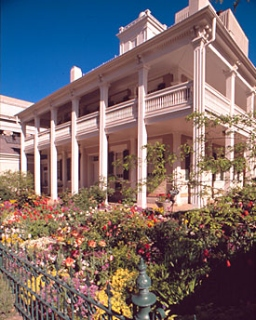
%> input picture color_constancy/awb.jpg, 256 x 320 px
$ octave AWB.m   (GNU Octave 9; MATLAB toolbox functions it lacks are replaced by stand-ins)
%> lines starting %> are read from the running program, lines starting %| are printed output that depends on the picture
% Color Constancy -- Grey-World Algorithm

% clear figures and command window
clear
clc
close all

% read image
awb_img = imread('awb.jpg');
%> awb_img is the input picture: size 320x256x3 uint8; mean R, G, B 121.2, 107.4, 109.3

% transform to w x h x 3 matrix with pixel values
awb_matrix = im2double(awb_img);

% select R, G, and B matrices (one color channel per matrix)
R = awb_matrix(:, :, 1);
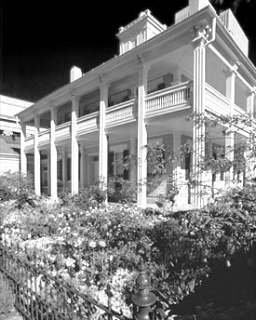
%> R: size 320x256 double; min 0, max 1, mean 0.475
G = awb_matrix(:, :, 2);
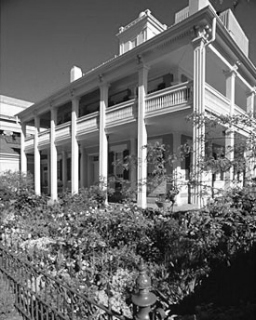
%> G: size 320x256 double; min 0, max 1, mean 0.421
B = awb_matrix(:, :, 3);
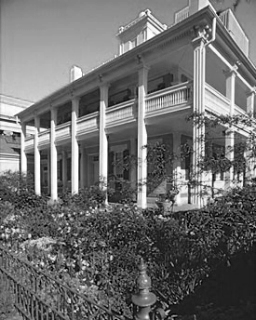
%> B: size 320x256 double; min 0, max 1, mean 0.429

% calculate mean of R, G, and B channel
R_mean = mean(mean(R));
%> R_mean = 0.475
G_mean = mean(mean(G));
%> G_mean = 0.421
B_mean = mean(mean(B));
%> B_mean = 0.429

% calculate normalization factors
R_norm = 0.5 ./ R_mean;
%> R_norm = 1.05
G_norm = 0.5 ./ G_mean;
%> G_norm = 1.19
K_norm = 0.5 ./ B_mean;
%> K_norm = 1.17

% normalize each color channel to create the corrected image
corrected_img(:, :, 1) = R_norm * double(R);
corrected_img(:, :, 2) = G_norm * double(G);
corrected_img(:, :, 3) = K_norm * double(B);
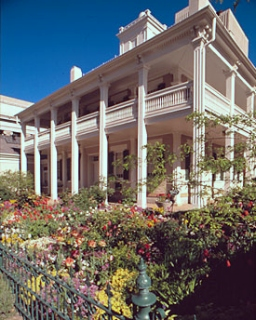
%> corrected_img: size 320x256x3 double; mean R, G, B 0.5, 0.5, 0.5; drawn with min black and max white

% save reconstructed image as .png
%imwrite(corrected_img, 'norm_awb.jpg')

% create the subplots
figure;
h    = [];
h(1) = subplot(2, 2, 1);
h(2) = subplot(2, 2, 2);

% add images to figure
image(awb_img, 'Parent', h(1));
image(corrected_img, 'Parent', h(2));
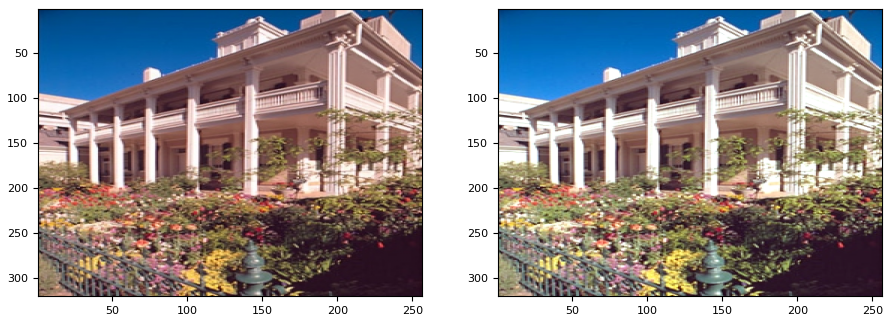
%> figure redrawn from the program's plot data, 2 panels

$ run again, with color_constancy/grass.jpg copied over color_constancy/awb.jpg
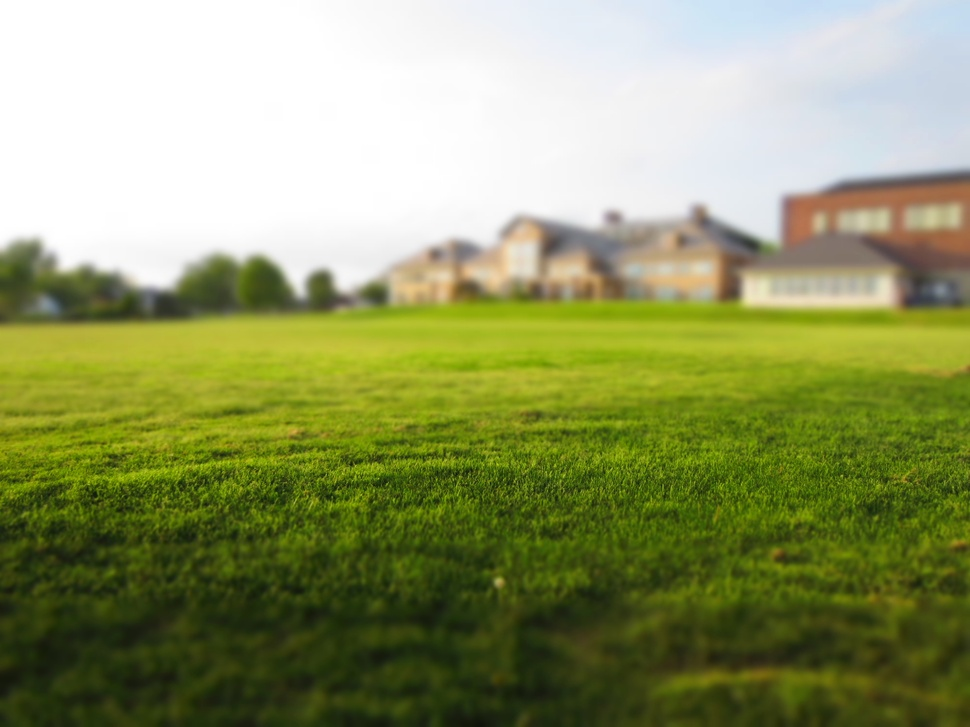
%> input picture color_constancy/grass.jpg, 970 x 727 px, shrunk from 4000 x 3000 before the run
%> awb_img is the input picture: size 727x970x3 uint8; mean R, G, B 143.9, 152, 101.3
%> `B = awb_matrix(:, :, 3);`:
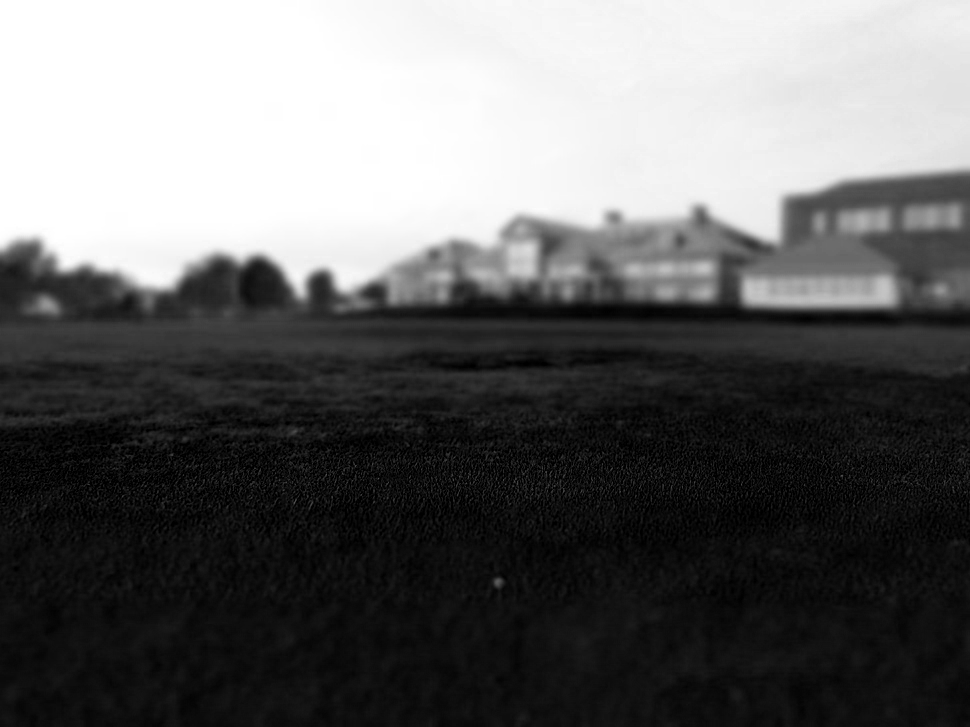
%> B: size 727x970 double; min 0, max 1, mean 0.397
%> R_mean = 0.564
%> G_mean = 0.596
%> B_mean = 0.397
%> R_norm = 0.886
%> G_norm = 0.839
%> K_norm = 1.26
%> `image(corrected_img, 'Parent', h(2));`:
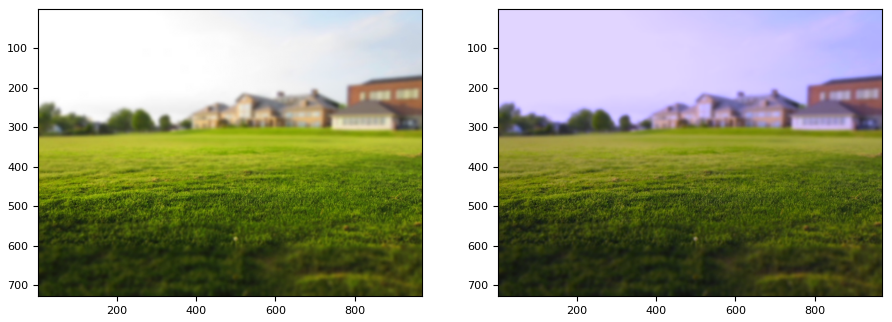
%> figure redrawn from the program's plot data, 2 panels
